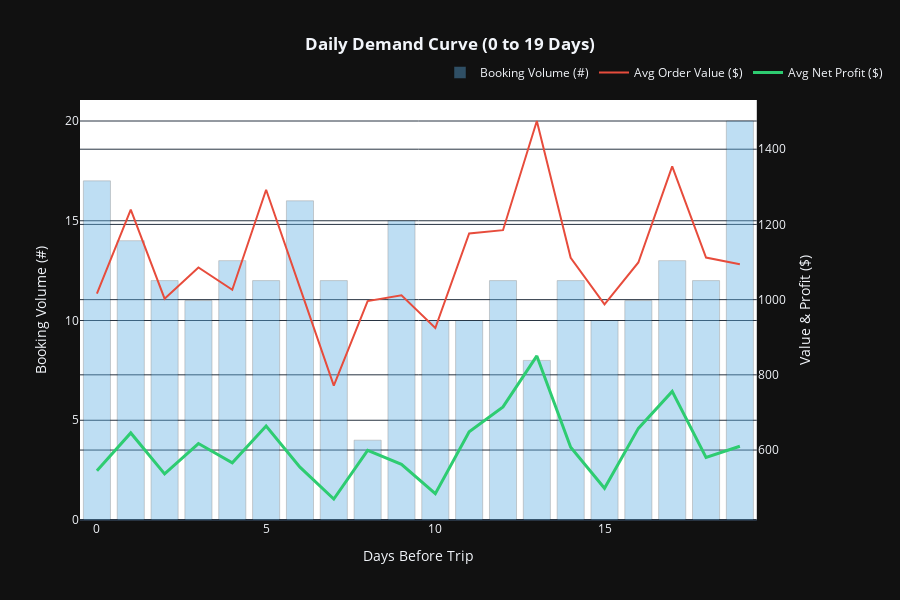

Write notebook code for a chart like this one.
### Markdown cell above
### Time-to-Travel Analysis

**Objective:**
To determine if the Dynamic Pricing model is successfully capturing value from high-urgency users (Yield Management).

**The Theory:**
Travel demand follows a predictable "Urgency Curve":
* **0-24 Hours (The "Procrastinators"):** Users need a ticket immediately. Their demand is **inelastic** (they will pay a premium).
* **30+ Days (The "Planners"):** Users are comparing options. Their demand is **elastic** (sensitive to price).

**The Test:**
We will map **Booking Volume** against **Average Order Value (AOV)** and **Net Profit** for every day leading up to the trip ($t=0$ to $t=60$).

**What to look for:**
* **Success Signal:** If the **Green Line (Profit)** spikes upward as we approach Day 0, the model is correctly charging a premium for urgency.
* **Missed Opportunity:** If the Green Line is flat while volume spikes at Day 0, we are "leaving money on the table" by under-pricing high-intent traffic.

### Code cell
data_visualizer.analyze_daily_booking_curve(clean_df)

### Figure 1 — Plotly figure (JSON) as saved in the notebook; plotly's stock layout.template omitted (floating-point values rounded to 4 significant figures)
{"data": [{"marker": {"color": "#5DADE2"}, "name": "Booking Volume (#)", "opacity": 0.4, "x": [0, 1, 2, 3, 4, 5, 6, 7, 8, 9, 10, 11, 12, 13, 14, 15, 16, 17, 18, 19], "y": [17, 14, 12, 11, 13, 12, 16, 12, 4, 15, 10, 10, 12, 8, 12, 10, 11, 13, 12, 20], "type": "bar", "xaxis": "x", "yaxis": "y"}, {"line": {"width": 2}, "marker": {"color": "#E74C3C"}, "mode": "lines", "name": "Avg Order Value ($)", "x": [0, 1, 2, 3, 4, 5, 6, 7, 8, 9, 10, 11, 12, 13, 14, 15, 16, 17, 18, 19], "y": [1016.0, 1239.0, 1003.0, 1085.0, 1026.0, 1292.0, 1032.0, 771.2, 996.2, 1011.0, 924.5, 1176.0, 1185.0, 1475.0, 1111.0, 987.5, 1099.0, 1354.0, 1112.0, 1094.0], "type": "scatter", "xaxis": "x", "yaxis": "y2"}, {"line": {"width": 3}, "marker": {"color": "#2ECC71"}, "mode": "lines", "name": "Avg Net Profit ($)", "x": [0, 1, 2, 3, 4, 5, 6, 7, 8, 9, 10, 11, 12, 13, 14, 15, 16, 17, 18, 19], "y": [545.2, 645.6, 536.7, 617.4, 566.0, 664.0, 554.5, 469.8, 599.0, 562.1, 483.9, 648.7, 714.9, 850.3, 607.6, 498.3, 657.7, 755.9, 580.2, 610.2], "type": "scatter", "xaxis": "x", "yaxis": "y2"}], "layout": {"xaxis": {"anchor": "y", "domain": [0.0, 0.94], "title": {"text": "Days Before Trip"}}, "yaxis": {"anchor": "x", "domain": [0.0, 1.0], "title": {"text": "Booking Volume (#)"}}, "yaxis2": {"anchor": "x", "overlaying": "y", "side": "right", "title": {"text": "Value & Profit ($)"}}, "title": {"text": "<b>Daily Demand Curve (0 to 19 Days)</b>", "x": 0.5}, "legend": {"x": 0.5, "y": 1.1, "orientation": "h"}, "plot_bgcolor": "white", "height": 600}}
